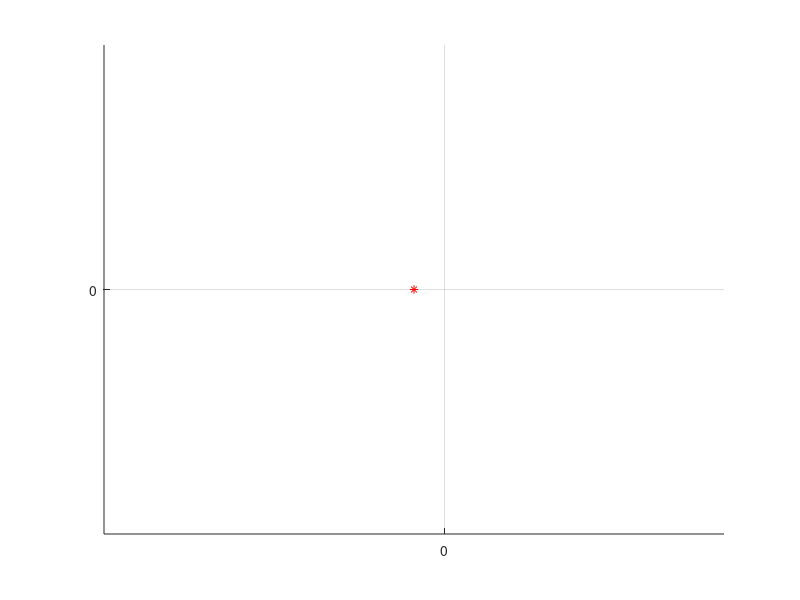

Recreate this plot in MATLAB. (Note: this script raises an error after producing the figure.)
clear all;
close all;

wheelbase = 0.2; % in meeters
steering_angle_max = 40*pi/180; % in radiants
numberOfAngle = 16; %16, 32, 48
numberOfIntermediatePose = 10;
resolution = 0.05;
max_dist = 2; %tested up tp 2.0m
linear_log = 'lin';  %value could be 'lin' or 'log'
backward = 1;
backward_penalty = 3;

% How many turns (left + right) maximum per each side
% reduce it to reduce the total number of primitives,
% althought this might reduce manouverability as well
brench_limit_angle = 2;
brench_limit_position = 2;

print_stuff=1;

min_radius = wheelbase/tan(steering_angle_max);
if (min_radius<max_dist)
    max_dist=min_radius;
end

i = 2;
v = [0 1];
while (i * resolution <= max_dist)
    v = [v i];
    if (strcmp(linear_log,'lin'))
        i = i + 2;
    else
        i = i * 2;
    end
end
if (numberOfAngle >= 32)
    i = 3;
    while (i * resolution <= max_dist)
        v = [v i];
        if (strcmp(linear_log,'lin'))
            i = i + 3;
        else
            i = i * 3;
        end
    end
end
if (numberOfAngle >= 48)
    i = 4;
    while (i * resolution <= max_dist)
        v = [v i];
        if (strcmp(linear_log,'lin'))
            i = i + 4;
        else
            i = i * 4;
        end
    end
end

crowns = v(2:end)
v = [v v.*-1];
v = unique(v)

switch numberOfAngle
    case 16
        a=[0 1 2]
    case 32
        a=[0 1 2 3]
    case 48
        a=[0 1 2 3 4]
    otherwise
        a=[0 1 2]
end

angles = [];
a= unique([a a.*-1])
for i = a
    for j = a
        if (j ~= 0 || i ~= 0)
            angles = [angles atan2(i,j)];
        end
    end
end
angles = unique(angles)
angles = [-angles(end) angles(1,1:end-1)]
index = find(angles == 0)
angles = [angles(index:end) angles(1:index-1)]

if(print_stuff==1)
    figure();
    hold on;
    grid on;
    axis equal;
end

primID = 1;
% for loop 
% if (backward == 1) then you can go with backward loop 
for k = unique(crowns)
    y = [0:k-1 k*ones(1,2*k+1) k-1:-1:-k+1 -k*ones(1,2*k+1) -k+1:-1];
    x = [-k*ones(1,k) [-k:k-1] k*ones(1,2*k+1) k-1:-1:-k -k*ones(1,k-1)];
    %plot(x, y, 'k*')
    %pause(0.1)
    for a1=1:length(angles)
        %pause
        current_h=-1;
        for h=1:length(y)
            if (backward == 0)
                if(angles(a1) == atan2(y(h),x(h)) || angles(a1)+2*pi == atan2(y(h),x(h)))
                    [a1 angles(a1)];
                    plot(x(h)*resolution, y(h)*resolution, 'r*')
                    current_h = h;
                end
            else
                if(angles(a1) == atan2(y(h),x(h))+pi || angles(a1)+2*pi == atan2(y(h),x(h))+pi)
                    [a1 angles(a1)];
                    plot(x(h)*resolution, y(h)*resolution, 'r*')
                    current_h = h;
                end
            end
        end
        if(current_h~=-1)
            for b=-min(k-1,brench_limit_position):min(k-1,brench_limit_position)
                if(current_h+b<=0)
                    select=length(y)+(current_h+b);
                elseif(current_h+b>length(y))
                    select=(current_h+b)-length(y);
                else
                    select=current_h+b;
                end
                for a=-min(k-1,brench_limit_angle):min(k-1,brench_limit_angle)
                    if(a1+a-b<=0)
                        a2=length(angles)+(a1+a-b);
                    elseif(a1+a-b>length(angles))
                        a2=(a1+a-b)-length(angles);
                    else
                        a2=a1+a-b;
                    end
                    a_start=angles(a1);
                    a_end=angles(a2);
                    d = sqrt((x(select) * resolution)^2 + (y(select) * resolution)^2 );
                    r_curv = abs(d/(2 * sin(angdiff(a_end,a_start)/2)));
                    max_beta = 2*asin(d/(2*min_radius));
                    [a_start a_end r_curv min_radius angdiff(a_end,a_start) max_beta];
                    
                    if(backward == 0)
                        [clothoid_check, p, L ] = clotoide([0 0 a_start], [x(select) * resolution, y(select) * resolution, a_end], numberOfIntermediatePose)
                    else
                       [clothoid_check, p, L ] = clotoide([x(select) * resolution, y(select) * resolution, a_end], [0 0 a_start], numberOfIntermediatePose) 
                    % reverse p
                    % fix angle
                    % put forward and backward
                    % add cost for backward prim
                    end
                 
                        if (clothoid_check == true)
                            primitives(primID).start_pose = [0, 0, find(angles == a_start) - 1];
                            primitives(primID).end_pose = [x(select), y(select), find(angles == a_end) - 1];
                            primitives(primID).real_start_pose = [0 0 a_start];
                            primitives(primID).real_end_pose = [x(select) * resolution, y(select) * resolution, a_end];
                            primitives(primID).intermediate_poses = p;
                            primitives(primID).additionalActionCostMult = L;
%                             [primitives(primID).intermediate_poses, primitives(primID).additionalActionCostMult] = ...
%                                 clotoide(primitives(primID).real_start_pose, primitives(primID).real_end_pose, ...
%                                 numberOfIntermediatePose);
                            primID = primID + 1;

                            if(print_stuff==1)
                                plot(primitives(primID-1).intermediate_poses(:,1),primitives(primID-1).intermediate_poses(:,2),'+-b');
                                grid on, axis equal; hold on;
                                quiver(primitives(primID-1).intermediate_poses(:,1),primitives(primID-1).intermediate_poses(:,2),...
                                    cos(primitives(primID-1).intermediate_poses(:,3)),sin(primitives(primID-1).intermediate_poses(:,3)),0.1,...
                                    'Color',[0 0 0]);
                                pause(0.1);
                            end
                        
                    
                    
                    
%                     if     (a_start<a_end && a_start > -3.14 && ...
%                             r_curv >= min_radius && ...
%                             angdiff(a_end,a_start)<=max_beta && ...
%                             angdiff(a_start,atan2(y(select),x(select)))>0 && ...
%                             angdiff(a_end,atan2(y(select),x(select)))<0 ...
%                             ... % && angdiff(a_end,a_start)<angdiff(a_start,atan2(y(select),x(select))) ...
%                             ) || ...
%                             (a_start>a_end && a_start > -3.14 &&...
%                             r_curv >= min_radius && ...
%                             angdiff(a_start,a_end)<=max_beta && ...
%                             angdiff(a_start,atan2(y(select),x(select)))<0 && ...
%                             angdiff(a_end,atan2(y(select),x(select)))>0 ...
%                             ... % && angdiff(a_end,a_start)>angdiff(a_start,atan2(y(select),x(select))) ...
%                             ) || ...
%                             ...%(a_start>a_end && a_start > -3.14 && a_end > -3.14 &&...
%                             ...%r_curv >= min_radius && ...
%                             ...%(a_end-a_start)<=-max_beta ...%&& ...
%                             ...%(a_start-atan2(y(select),x(select)))<0 && ...
%                             ...%(a_end-atan2(y(select),x(select)))>0 ...
%                             ...%) || ...
%                             (a_start>a_end && a_start > -3.14 && a_end <= -3.14 &&...
%                             r_curv >= min_radius && ...
%                             angdiff(a_end,a_start)<=max_beta && ...
%                             angdiff(a_start,atan2(y(select),x(select)))>0 && ...
%                             angdiff(a_end,atan2(y(select),x(select)))<0 ...
%                             ...% && angdiff(a_end,a_start)<angdiff(a_start,atan2(y(select),x(select))) ...
%                             ) || ...
%                             (a_start<a_end && a_start <= -3.14 && ...
%                             r_curv >= min_radius && ...
%                             angdiff(a_end,a_start)<=max_beta && ...
%                             angdiff(a_start,atan2(y(select),x(select)))>0 && ...
%                             angdiff(a_end,atan2(y(select),x(select)))<0 ...
%                             ) || ...
%                             (a_start<a_end && a_start <= -3.14 && ...
%                             r_curv >= min_radius && ...
%                             angdiff(a_end,a_start)<=max_beta && ...
%                             angdiff(a_start,atan2(y(select),x(select)))<0 && ...
%                             angdiff(a_end,atan2(y(select),x(select)))>0 ...
%                             )
%                         [clothoid_check, p, L ] = clotoide([0 0 a_start], [x(select) * resolution, y(select) * resolution, a_end], numberOfIntermediatePose)
%                         if (clothoid_check == true)
%                             primitives(primID).start_pose = [0, 0, find(angles == a_start) - 1];
%                             primitives(primID).end_pose = [x(select), y(select), find(angles == a_end) - 1];
%                             primitives(primID).real_start_pose = [0 0 a_start];
%                             primitives(primID).real_end_pose = [x(select) * resolution, y(select) * resolution, a_end];
%                             primitives(primID).intermediate_poses = p;
%                             primitives(primID).additionalActionCostMult = L;
% %                             [primitives(primID).intermediate_poses, primitives(primID).additionalActionCostMult] = ...
% %                                 clotoide(primitives(primID).real_start_pose, primitives(primID).real_end_pose, ...
% %                                 numberOfIntermediatePose);
%                             primID = primID + 1;
% 
%                             if(print_stuff==1)
%                                 plot(primitives(primID-1).intermediate_poses(:,1),primitives(primID-1).intermediate_poses(:,2),'+-b');
%                                 grid on, axis equal; hold on;
%                                 quiver(primitives(primID-1).intermediate_poses(:,1),primitives(primID-1).intermediate_poses(:,2),...
%                                     cos(primitives(primID-1).intermediate_poses(:,3)),sin(primitives(primID-1).intermediate_poses(:,3)),0.1,...
%                                     'Color',[0 0 0]);
%                                 pause(0.1);
%                             end
%                         end
                    elseif(a_start==a_end && ((a_start==atan2(y(select),x(select)) || (a_start+2*pi)==atan2(y(select),x(select)))))
%                         primitives(primID).start_pose = [0, 0, find(angles == a_start)-1];
%                         primitives(primID).end_pose = [x(select),y(select), find(angles == a_end)-1];
%                         primitives(primID).real_start_pose = [0 0 a_start];
%                         primitives(primID).real_end_pose = [x(select) * resolution, y(select) * resolution, a_end];
%                         [primitives(primID).intermediate_poses, primitives(primID).additionalActionCostMult] = ...
%                             clotoide(primitives(primID).real_start_pose, primitives(primID).real_end_pose, ...
%                             numberOfIntermediatePose);
%                         primID = primID + 1;
%                         if(print_stuff==1)
%                             plot(primitives(primID-1).intermediate_poses(:,1),primitives(primID-1).intermediate_poses(:,2),'+-b');
%                             grid on, axis equal; hold on;
%                             quiver(primitives(primID-1).intermediate_poses(:,1),primitives(primID-1).intermediate_poses(:,2),...
%                                 cos(primitives(primID-1).intermediate_poses(:,3)),sin(primitives(primID-1).intermediate_poses(:,3)),0.1,...
%                                 'Color',[0 0 0]);
%                             pause(0.1);
%                         end
                    else
%                         primitives(primID).start_pose = [0, 0, find(angles == a_start) - 1];
%                         primitives(primID).end_pose = [0, 0, find(angles == a_start) - 1];
%                         primitives(primID).additionalActionCostMult = 100;
%                         for p = 1:numberOfIntermediatePose
%                             primitives(primID).intermediate_poses(p,:) = [0, 0, a_start];
%                         end
%                         primID = primID + 1;
%                         if(print_stuff==1)
%                             plot(primitives(primID-1).intermediate_poses(:,1),primitives(primID-1).intermediate_poses(:,2),'+-b');
%                             grid on, axis equal; hold on;
%                             quiver(primitives(primID-1).intermediate_poses(:,1),primitives(primID-1).intermediate_poses(:,2),...
%                                 cos(primitives(primID-1).intermediate_poses(:,3)),sin(primitives(primID-1).intermediate_poses(:,3)),0.1,...
%                                 'Color',[0 0 0]);
%                             pause(0.1);
%                         end
                    end
                end
                plot(x(select)*resolution, y(select)*resolution, 'g*')
                pause(0.1)
            end
        else
            for b=-min(k-1,brench_limit_position):min(k-1,brench_limit_position)
                for a=-min(k-1,brench_limit_angle):min(k-1,brench_limit_angle)
%                     primitives(primID).start_pose = [0, 0, find(angles == angles(a1))-1];
%                     primitives(primID).end_pose = [0, 0, find(angles == angles(a1))-1];
%                     primitives(primID).additionalActionCostMult = 100;
%                     for p = 1:numberOfIntermediatePose
%                         primitives(primID).intermediate_poses(p,:) = [0, 0, angles(a1)];
%                     end
%                     primID = primID + 1;
%                     if(print_stuff==1)
%                         plot(primitives(primID-1).intermediate_poses(:,1),primitives(primID-1).intermediate_poses(:,2),'+-b');
%                         grid on, axis equal; hold on;
%                         quiver(primitives(primID-1).intermediate_poses(:,1),primitives(primID-1).intermediate_poses(:,2),...
%                             cos(primitives(primID-1).intermediate_poses(:,3)),sin(primitives(primID-1).intermediate_poses(:,3)),0.1,...
%                             'Color',[0 0 0]);
%                         pause(0.1);
%                     end
                end
            end
        end
    end
    primID-1
end

primID-1
axis equal
generate_file(primitives, numberOfAngle, resolution);

%figure()
%for p = 1:(primID - 1)
%      plot(primitives(p).intermediate_poses(:,1),primitives(p).intermediate_poses(:,2),'+-b'), grid on, axis equal;
%      hold on, quiver(primitives(p).intermediate_poses(:,1),primitives(p).intermediate_poses(:,2),cos(primitives(p).intermediate_poses(:,3)),sin(primitives(p).intermediate_poses(:,3)),0.1,'Color',[0 0 0])
%end

